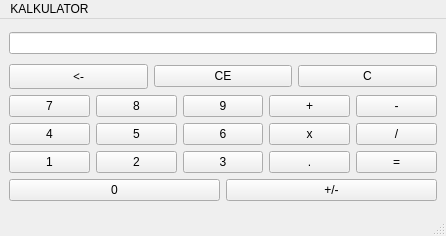
<?xml version="1.0" encoding="UTF-8"?>
<ui version="4.0">
 <class>MainWindow</class>
 <widget class="QMainWindow" name="MainWindow">
  <property name="geometry">
   <rect>
    <x>0</x>
    <y>0</y>
    <width>446</width>
    <height>236</height>
   </rect>
  </property>
  <property name="windowTitle">
   <string>MainWindow</string>
  </property>
  <widget class="QWidget" name="centralwidget">
   <layout class="QVBoxLayout" name="verticalLayout_2">
    <item>
     <widget class="QLineEdit" name="Display"/>
    </item>
    <item>
     <layout class="QVBoxLayout" name="verticalLayout">
      <item>
       <layout class="QHBoxLayout" name="horizontalLayout">
        <item>
         <widget class="QPushButton" name="BTbackspace">
          <property name="font">
           <font>
            <family>FiraCode Nerd Font Propo</family>
           </font>
          </property>
          <property name="text">
           <string>&lt;-</string>
          </property>
         </widget>
        </item>
        <item>
         <widget class="QPushButton" name="BTclearentry">
          <property name="text">
           <string>CE</string>
          </property>
         </widget>
        </item>
        <item>
         <widget class="QPushButton" name="BTclear">
          <property name="text">
           <string>C</string>
          </property>
         </widget>
        </item>
       </layout>
      </item>
      <item>
       <layout class="QGridLayout" name="gridLayout">
        <item row="1" column="4">
         <widget class="QPushButton" name="BTdiv">
          <property name="text">
           <string>/</string>
          </property>
         </widget>
        </item>
        <item row="1" column="2">
         <widget class="QPushButton" name="BT6">
          <property name="text">
           <string>6</string>
          </property>
         </widget>
        </item>
        <item row="2" column="2">
         <widget class="QPushButton" name="BT3">
          <property name="text">
           <string>3</string>
          </property>
         </widget>
        </item>
        <item row="1" column="0">
         <widget class="QPushButton" name="BT4">
          <property name="text">
           <string>4</string>
          </property>
         </widget>
        </item>
        <item row="0" column="4">
         <widget class="QPushButton" name="BTsub">
          <property name="text">
           <string>-</string>
          </property>
         </widget>
        </item>
        <item row="2" column="0">
         <widget class="QPushButton" name="BT1">
          <property name="text">
           <string>1</string>
          </property>
         </widget>
        </item>
        <item row="2" column="3">
         <widget class="QPushButton" name="BTpoint">
          <property name="text">
           <string>.</string>
          </property>
         </widget>
        </item>
        <item row="0" column="2">
         <widget class="QPushButton" name="BT9">
          <property name="text">
           <string>9</string>
          </property>
         </widget>
        </item>
        <item row="0" column="1">
         <widget class="QPushButton" name="BT8">
          <property name="text">
           <string>8</string>
          </property>
         </widget>
        </item>
        <item row="2" column="1">
         <widget class="QPushButton" name="BT2">
          <property name="text">
           <string>2</string>
          </property>
         </widget>
        </item>
        <item row="0" column="3">
         <widget class="QPushButton" name="BTsum">
          <property name="text">
           <string>+</string>
          </property>
         </widget>
        </item>
        <item row="1" column="1">
         <widget class="QPushButton" name="BT5">
          <property name="text">
           <string>5</string>
          </property>
         </widget>
        </item>
        <item row="0" column="0">
         <widget class="QPushButton" name="BT7">
          <property name="text">
           <string>7</string>
          </property>
         </widget>
        </item>
        <item row="2" column="4">
         <widget class="QPushButton" name="BTequal">
          <property name="text">
           <string>=</string>
          </property>
         </widget>
        </item>
        <item row="1" column="3">
         <widget class="QPushButton" name="BTmul">
          <property name="text">
           <string>x</string>
          </property>
         </widget>
        </item>
       </layout>
      </item>
      <item>
       <layout class="QHBoxLayout" name="horizontalLayout_2">
        <item>
         <widget class="QPushButton" name="BT0">
          <property name="text">
           <string>0</string>
          </property>
         </widget>
        </item>
        <item>
         <widget class="QPushButton" name="BTpower">
          <property name="text">
           <string>+/-</string>
          </property>
         </widget>
        </item>
       </layout>
      </item>
     </layout>
    </item>
   </layout>
  </widget>
  <widget class="QStatusBar" name="statusbar"/>
  <widget class="QMenuBar" name="menubar">
   <property name="geometry">
    <rect>
     <x>0</x>
     <y>0</y>
     <width>446</width>
     <height>20</height>
    </rect>
   </property>
   <widget class="QMenu" name="menuKALKULATOR">
    <property name="title">
     <string>KALKULATOR</string>
    </property>
   </widget>
   <addaction name="menuKALKULATOR"/>
  </widget>
 </widget>
 <resources/>
 <connections/>
</ui>
